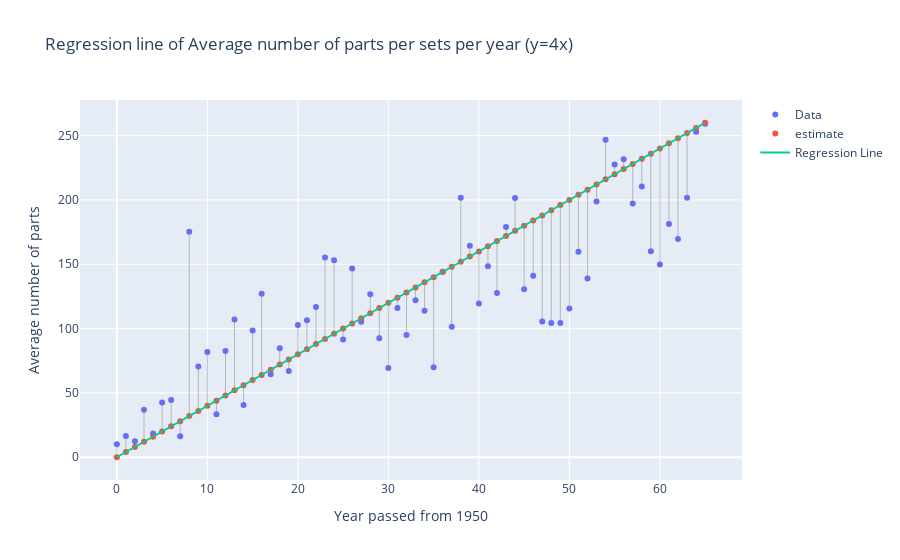

Write notebook code for a chart like this one.
### Code cell
#show the regression line of the mean number of parts per year

b = 0 
w = 4

mean_num_parts_per_year = priced_sets.groupby('year', as_index=False).mean()
mean_num_parts_per_year = mean_num_parts_per_year.reset_index()
x = mean_num_parts_per_year.index

y_hat = b + w*x

x_line = np.array([np.min(x), np.max(x)]) 
y_line = b + w*x_line

data = [
    go.Scatter(x=x, y= mean_num_parts_per_year['num_parts'], mode='markers', name='Data'),
    go.Scatter(x=x, y=y_hat, mode="markers", name="estimate"),
    go.Scatter(x=x_line, y=y_line, mode='lines', name='Regression Line')
]
for i in range(len(x)):
    data.append(go.Scatter(x=[x[i], x[i]], y=[mean_num_parts_per_year['num_parts'][i], y_hat[i]], mode="lines",
        showlegend=False, line=dict(color="gray", width=0.5)),)

layout = go.Layout(title='Regression line of Average number of parts per sets per year (y=4x)', xaxis={'title':'Year passed from 1950'}, yaxis={'title':'Average number of parts'})
fig = go.Figure(data=data, layout=layout)
fig.show()

### Figure 1 — Plotly figure (JSON) as saved in the notebook; plotly's stock layout.template omitted (floating-point values rounded to 4 significant figures)
{"data": [{"mode": "markers", "name": "Data", "type": "scatter", "x": [0, 1, 2, 3, 4, 5, 6, 7, 8, 9, 10, 11, 12, 13, 14, 15, 16, 17, 18, 19, 20, 21, 22, 23, 24, 25, 26, 27, 28, 29, 30, 31, 32, 33, 34, 35, 36, 37, 38, 39, 40, 41, 42, 43, 44, 45, 46, 47, 48, 49, 50, 51, 52, 53, 54, 55, 56, 57, 58, 59, 60, 61, 62, 63, 64, 65], "y": [10.14, 16.5, 12.36, 36.86, 18.5, 42.62, 44.45, 16.25, 175.3, 70.59, 81.75, 33.33, 82.64, 107.1, 40.63, 98.57, 127.2, 64.58, 84.79, 66.98, 102.8, 106.5, 116.8, 155.2, 153.0, 91.5, 146.6, 105.4, 126.6, 92.51, 69.33, 116.1, 95.04, 122.0, 113.8, 70, 144.2, 101.4, 201.8, 164.4, 119.6, 148.4, 127.6, 179.0, 201.6, 130.6, 141.1, 105.6, 104.4, 104.4, 115.7, 159.7, 138.8, 198.7, 246.8, 227.6, 231.6, 197.3, 210.4, 160.1, 149.8, 181.3, 169.7, 201.7, 253.1, 259.2]}, {"mode": "markers", "name": "estimate", "type": "scatter", "x": [0, 1, 2, 3, 4, 5, 6, 7, 8, 9, 10, 11, 12, 13, 14, 15, 16, 17, 18, 19, 20, 21, 22, 23, 24, 25, 26, 27, 28, 29, 30, 31, 32, 33, 34, 35, 36, 37, 38, 39, 40, 41, 42, 43, 44, 45, 46, 47, 48, 49, 50, 51, 52, 53, 54, 55, 56, 57, 58, 59, 60, 61, 62, 63, 64, 65], "y": [0, 4, 8, 12, 16, 20, 24, 28, 32, 36, 40, 44, 48, 52, 56, 60, 64, 68, 72, 76, 80, 84, 88, 92, 96, 100, 104, 108, 112, 116, 120, 124, 128, 132, 136, 140, 144, 148, 152, 156, 160, 164, 168, 172, 176, 180, 184, 188, 192, 196, 200, 204, 208, 212, 216, 220, 224, 228, 232, 236, 240, 244, 248, 252, 256, 260]}, {"mode": "lines", "name": "Regression Line", "type": "scatter", "x": [0, 65], "y": [0, 260]}, {"line": {"color": "gray", "width": 0.5}, "mode": "lines", "showlegend": false, "type": "scatter", "x": [0, 0], "y": [10.14, 0]}, {"line": {"color": "gray", "width": 0.5}, "mode": "lines", "showlegend": false, "type": "scatter", "x": [1, 1], "y": [16.5, 4]}, {"line": {"color": "gray", "width": 0.5}, "mode": "lines", "showlegend": false, "type": "scatter", "x": [2, 2], "y": [12.36, 8]}, {"line": {"color": "gray", "width": 0.5}, "mode": "lines", "showlegend": false, "type": "scatter", "x": [3, 3], "y": [36.86, 12]}, {"line": {"color": "gray", "width": 0.5}, "mode": "lines", "showlegend": false, "type": "scatter", "x": [4, 4], "y": [18.5, 16]}, {"line": {"color": "gray", "width": 0.5}, "mode": "lines", "showlegend": false, "type": "scatter", "x": [5, 5], "y": [42.62, 20]}, {"line": {"color": "gray", "width": 0.5}, "mode": "lines", "showlegend": false, "type": "scatter", "x": [6, 6], "y": [44.45, 24]}, {"line": {"color": "gray", "width": 0.5}, "mode": "lines", "showlegend": false, "type": "scatter", "x": [7, 7], "y": [16.25, 28]}, {"line": {"color": "gray", "width": 0.5}, "mode": "lines", "showlegend": false, "type": "scatter", "x": [8, 8], "y": [175.3, 32]}, {"line": {"color": "gray", "width": 0.5}, "mode": "lines", "showlegend": false, "type": "scatter", "x": [9, 9], "y": [70.59, 36]}, {"line": {"color": "gray", "width": 0.5}, "mode": "lines", "showlegend": false, "type": "scatter", "x": [10, 10], "y": [81.75, 40]}, {"line": {"color": "gray", "width": 0.5}, "mode": "lines", "showlegend": false, "type": "scatter", "x": [11, 11], "y": [33.33, 44]}, {"line": {"color": "gray", "width": 0.5}, "mode": "lines", "showlegend": false, "type": "scatter", "x": [12, 12], "y": [82.64, 48]}, {"line": {"color": "gray", "width": 0.5}, "mode": "lines", "showlegend": false, "type": "scatter", "x": [13, 13], "y": [107.1, 52]}, {"line": {"color": "gray", "width": 0.5}, "mode": "lines", "showlegend": false, "type": "scatter", "x": [14, 14], "y": [40.63, 56]}, {"line": {"color": "gray", "width": 0.5}, "mode": "lines", "showlegend": false, "type": "scatter", "x": [15, 15], "y": [98.57, 60]}, {"line": {"color": "gray", "width": 0.5}, "mode": "lines", "showlegend": false, "type": "scatter", "x": [16, 16], "y": [127.2, 64]}, {"line": {"color": "gray", "width": 0.5}, "mode": "lines", "showlegend": false, "type": "scatter", "x": [17, 17], "y": [64.58, 68]}, {"line": {"color": "gray", "width": 0.5}, "mode": "lines", "showlegend": false, "type": "scatter", "x": [18, 18], "y": [84.79, 72]}, {"line": {"color": "gray", "width": 0.5}, "mode": "lines", "showlegend": false, "type": "scatter", "x": [19, 19], "y": [66.98, 76]}, {"line": {"color": "gray", "width": 0.5}, "mode": "lines", "showlegend": false, "type": "scatter", "x": [20, 20], "y": [102.8, 80]}, {"line": {"color": "gray", "width": 0.5}, "mode": "lines", "showlegend": false, "type": "scatter", "x": [21, 21], "y": [106.5, 84]}, {"line": {"color": "gray", "width": 0.5}, "mode": "lines", "showlegend": false, "type": "scatter", "x": [22, 22], "y": [116.8, 88]}, {"line": {"color": "gray", "width": 0.5}, "mode": "lines", "showlegend": false, "type": "scatter", "x": [23, 23], "y": [155.2, 92]}, {"line": {"color": "gray", "width": 0.5}, "mode": "lines", "showlegend": false, "type": "scatter", "x": [24, 24], "y": [153.0, 96]}, {"line": {"color": "gray", "width": 0.5}, "mode": "lines", "showlegend": false, "type": "scatter", "x": [25, 25], "y": [91.5, 100]}, {"line": {"color": "gray", "width": 0.5}, "mode": "lines", "showlegend": false, "type": "scatter", "x": [26, 26], "y": [146.6, 104]}, {"line": {"color": "gray", "width": 0.5}, "mode": "lines", "showlegend": false, "type": "scatter", "x": [27, 27], "y": [105.4, 108]}, {"line": {"color": "gray", "width": 0.5}, "mode": "lines", "showlegend": false, "type": "scatter", "x": [28, 28], "y": [126.6, 112]}, {"line": {"color": "gray", "width": 0.5}, "mode": "lines", "showlegend": false, "type": "scatter", "x": [29, 29], "y": [92.51, 116]}, {"line": {"color": "gray", "width": 0.5}, "mode": "lines", "showlegend": false, "type": "scatter", "x": [30, 30], "y": [69.33, 120]}, {"line": {"color": "gray", "width": 0.5}, "mode": "lines", "showlegend": false, "type": "scatter", "x": [31, 31], "y": [116.1, 124]}, {"line": {"color": "gray", "width": 0.5}, "mode": "lines", "showlegend": false, "type": "scatter", "x": [32, 32], "y": [95.04, 128]}, {"line": {"color": "gray", "width": 0.5}, "mode": "lines", "showlegend": false, "type": "scatter", "x": [33, 33], "y": [122.0, 132]}, {"line": {"color": "gray", "width": 0.5}, "mode": "lines", "showlegend": false, "type": "scatter", "x": [34, 34], "y": [113.8, 136]}, {"line": {"color": "gray", "width": 0.5}, "mode": "lines", "showlegend": false, "type": "scatter", "x": [35, 35], "y": [70, 140]}, {"line": {"color": "gray", "width": 0.5}, "mode": "lines", "showlegend": false, "type": "scatter", "x": [36, 36], "y": [144.2, 144]}, {"line": {"color": "gray", "width": 0.5}, "mode": "lines", "showlegend": false, "type": "scatter", "x": [37, 37], "y": [101.4, 148]}, {"line": {"color": "gray", "width": 0.5}, "mode": "lines", "showlegend": false, "type": "scatter", "x": [38, 38], "y": [201.8, 152]}, {"line": {"color": "gray", "width": 0.5}, "mode": "lines", "showlegend": false, "type": "scatter", "x": [39, 39], "y": [164.4, 156]}, {"line": {"color": "gray", "width": 0.5}, "mode": "lines", "showlegend": false, "type": "scatter", "x": [40, 40], "y": [119.6, 160]}, {"line": {"color": "gray", "width": 0.5}, "mode": "lines", "showlegend": false, "type": "scatter", "x": [41, 41], "y": [148.4, 164]}, {"line": {"color": "gray", "width": 0.5}, "mode": "lines", "showlegend": false, "type": "scatter", "x": [42, 42], "y": [127.6, 168]}, {"line": {"color": "gray", "width": 0.5}, "mode": "lines", "showlegend": false, "type": "scatter", "x": [43, 43], "y": [179.0, 172]}, {"line": {"color": "gray", "width": 0.5}, "mode": "lines", "showlegend": false, "type": "scatter", "x": [44, 44], "y": [201.6, 176]}, {"line": {"color": "gray", "width": 0.5}, "mode": "lines", "showlegend": false, "type": "scatter", "x": [45, 45], "y": [130.6, 180]}, {"line": {"color": "gray", "width": 0.5}, "mode": "lines", "showlegend": false, "type": "scatter", "x": [46, 46], "y": [141.1, 184]}, {"line": {"color": "gray", "width": 0.5}, "mode": "lines", "showlegend": false, "type": "scatter", "x": [47, 47], "y": [105.6, 188]}, {"line": {"color": "gray", "width": 0.5}, "mode": "lines", "showlegend": false, "type": "scatter", "x": [48, 48], "y": [104.4, 192]}, {"line": {"color": "gray", "width": 0.5}, "mode": "lines", "showlegend": false, "type": "scatter", "x": [49, 49], "y": [104.4, 196]}, {"line": {"color": "gray", "width": 0.5}, "mode": "lines", "showlegend": false, "type": "scatter", "x": [50, 50], "y": [115.7, 200]}, {"line": {"color": "gray", "width": 0.5}, "mode": "lines", "showlegend": false, "type": "scatter", "x": [51, 51], "y": [159.7, 204]}, {"line": {"color": "gray", "width": 0.5}, "mode": "lines", "showlegend": false, "type": "scatter", "x": [52, 52], "y": [138.8, 208]}, {"line": {"color": "gray", "width": 0.5}, "mode": "lines", "showlegend": false, "type": "scatter", "x": [53, 53], "y": [198.7, 212]}, {"line": {"color": "gray", "width": 0.5}, "mode": "lines", "showlegend": false, "type": "scatter", "x": [54, 54], "y": [246.8, 216]}, {"line": {"color": "gray", "width": 0.5}, "mode": "lines", "showlegend": false, "type": "scatter", "x": [55, 55], "y": [227.6, 220]}, {"line": {"color": "gray", "width": 0.5}, "mode": "lines", "showlegend": false, "type": "scatter", "x": [56, 56], "y": [231.6, 224]}, {"line": {"color": "gray", "width": 0.5}, "mode": "lines", "showlegend": false, "type": "scatter", "x": [57, 57], "y": [197.3, 228]}, {"line": {"color": "gray", "width": 0.5}, "mode": "lines", "showlegend": false, "type": "scatter", "x": [58, 58], "y": [210.4, 232]}, {"line": {"color": "gray", "width": 0.5}, "mode": "lines", "showlegend": false, "type": "scatter", "x": [59, 59], "y": [160.1, 236]}, {"line": {"color": "gray", "width": 0.5}, "mode": "lines", "showlegend": false, "type": "scatter", "x": [60, 60], "y": [149.8, 240]}, {"line": {"color": "gray", "width": 0.5}, "mode": "lines", "showlegend": false, "type": "scatter", "x": [61, 61], "y": [181.3, 244]}, {"line": {"color": "gray", "width": 0.5}, "mode": "lines", "showlegend": false, "type": "scatter", "x": [62, 62], "y": [169.7, 248]}, {"line": {"color": "gray", "width": 0.5}, "mode": "lines", "showlegend": false, "type": "scatter", "x": [63, 63], "y": [201.7, 252]}, {"line": {"color": "gray", "width": 0.5}, "mode": "lines", "showlegend": false, "type": "scatter", "x": [64, 64], "y": [253.1, 256]}, {"line": {"color": "gray", "width": 0.5}, "mode": "lines", "showlegend": false, "type": "scatter", "x": [65, 65], "y": [259.2, 260]}], "layout": {"title": {"text": "Regression line of Average number of parts per sets per year (y=4x)"}, "xaxis": {"title": {"text": "Year passed from 1950"}}, "yaxis": {"title": {"text": "Average number of parts"}}}}
